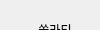
       <widget class="QWidget" name="page_25">
        <property name="geometry">
         <rect>
          <x>0</x>
          <y>0</y>
          <width>100</width>
          <height>30</height>
         </rect>
        </property>
        <attribute name="label">
         <string>상용</string>
        </attribute>
        <widget class="QToolButton" name="HD_car_22">
         <property name="geometry">
          <rect>
           <x>230</x>
           <y>70</y>
           <width>90</width>
           <height>60</height>
          </rect>
         </property>
         <property name="text">
          <string>마이티</string>
         </property>
         <property name="icon">
          <iconset>
           <normaloff>../../Desktop/QT/qqq/마이티.png</normaloff>../../Desktop/QT/qqq/마이티.png</iconset>
         </property>
         <property name="iconSize">
          <size>
           <width>80</width>
           <height>50</height>
          </size>
         </property>
         <property name="checkable">
          <bool>true</bool>
         </property>
         <property name="toolButtonStyle">
          <enum>Qt::ToolButtonTextUnderIcon</enum>
         </property>
         <property name="autoRaise">
          <bool>true</bool>
         </property>
         <attribute name="buttonGroup">
          <string notr="true">car_info_Group</string>
         </attribute>
        </widget>
        <widget class="QToolButton" name="HD_car_20">
         <property name="geometry">
          <rect>
           <x>10</x>
           <y>70</y>
           <width>90</width>
           <height>60</height>
          </rect>
         </property>
         <property name="text">
          <string>포터2</string>
         </property>
         <property name="icon">
          <iconset>
           <normaloff>../../Desktop/QT/qqq/포터2.png</normaloff>../../Desktop/QT/qqq/포터2.png</iconset>
         </property>
         <property name="iconSize">
          <size>
           <width>80</width>
           <height>50</height>
          </size>
         </property>
         <property name="checkable">
          <bool>true</bool>
         </property>
         <property name="toolButtonStyle">
          <enum>Qt::ToolButtonTextUnderIcon</enum>
         </property>
         <property name="autoRaise">
          <bool>true</bool>
         </property>
         <attribute name="buttonGroup">
          <string notr="true">car_info_Group</string>
         </attribute>
        </widget>
        <widget class="QToolButton" name="HD_car_18">
         <property name="geometry">
          <rect>
           <x>230</x>
           <y>0</y>
           <width>90</width>
           <height>60</height>
          </rect>
         </property>
         <property name="text">
          <string>카운티 일렉트릭</string>
         </property>
         <property name="icon">
          <iconset>
           <normaloff>../../Desktop/QT/qqq/카운티 일렉트릭.png</normaloff>../../Desktop/QT/qqq/카운티 일렉트릭.png</iconset>
         </property>
         <property name="iconSize">
          <size>
           <width>80</width>
           <height>50</height>
          </size>
         </property>
         <property name="checkable">
          <bool>true</bool>
         </property>
         <property name="toolButtonStyle">
          <enum>Qt::ToolButtonTextUnderIcon</enum>
         </property>
         <property name="autoRaise">
          <bool>true</bool>
         </property>
         <attribute name="buttonGroup">
          <string notr="true">car_info_Group</string>
         </attribute>
        </widget>
        <widget class="QToolButton" name="HD_car_17">
         <property name="geometry">
          <rect>
           <x>120</x>
           <y>0</y>
           <width>90</width>
           <height>60</height>
          </rect>
         </property>
         <property name="text">
          <string>카운티</string>
         </property>
         <property name="icon">
          <iconset>
           <normaloff>../../Desktop/QT/qqq/카운티.png</normaloff>../../Desktop/QT/qqq/카운티.png</iconset>
         </property>
         <property name="iconSize">
          <size>
           <width>80</width>
           <height>50</height>
          </size>
         </property>
         <property name="checkable">
          <bool>true</bool>
         </property>
         <property name="toolButtonStyle">
          <enum>Qt::ToolButtonTextUnderIcon</enum>
         </property>
         <property name="autoRaise">
          <bool>true</bool>
         </property>
         <attribute name="buttonGroup">
          <string notr="true">car_info_Group</string>
         </attribute>
        </widget>
        <widget class="QToolButton" name="HD_car_16">
         <property name="geometry">
          <rect>
           <x>10</x>
           <y>0</y>
           <width>90</width>
           <height>60</height>
          </rect>
         </property>
         <property name="text">
          <string>쏠라티</string>
         </property>
         <property name="icon">
          <iconset>
           <normaloff>../../Desktop/QT/qqq/쏠라티.png</normaloff>../../Desktop/QT/qqq/쏠라티.png</iconset>
         </property>
         <property name="iconSize">
          <size>
           <width>80</width>
           <height>50</height>
          </size>
         </property>
         <property name="checkable">
          <bool>true</bool>
         </property>
         <property name="toolButtonStyle">
          <enum>Qt::ToolButtonTextUnderIcon</enum>
         </property>
         <property name="autoRaise">
          <bool>true</bool>
         </property>
         <attribute name="buttonGroup">
          <string notr="true">car_info_Group</string>
         </attribute>
        </widget>
        <widget class="QToolButton" name="HD_car_19">
         <property name="geometry">
          <rect>
           <x>340</x>
           <y>0</y>
           <width>90</width>
           <height>60</height>
          </rect>
         </property>
         <property name="text">
          <string>싼타크루즈</string>
         </property>
         <property name="icon">
          <iconset>
           <normaloff>../../Desktop/QT/qqq/싼타크루즈.png</normaloff>../../Desktop/QT/qqq/싼타크루즈.png</iconset>
         </property>
         <property name="iconSize">
          <size>
           <width>80</width>
           <height>50</height>
          </size>
         </property>
         <property name="checkable">
          <bool>true</bool>
         </property>
         <property name="toolButtonStyle">
          <enum>Qt::ToolButtonTextUnderIcon</enum>
         </property>
         <property name="autoRaise">
          <bool>true</bool>
         </property>
         <attribute name="buttonGroup">
          <string notr="true">car_info_Group</string>
         </attribute>
        </widget>
        <widget class="QToolButton" name="HD_car_23">
         <property name="geometry">
          <rect>
           <x>340</x>
           <y>70</y>
           <width>90</width>
           <height>60</height>
          </rect>
         </property>
         <property name="text">
          <string>파비스</string>
         </property>
         <property name="icon">
          <iconset>
           <normaloff>../../Desktop/QT/qqq/파비스.png</normaloff>../../Desktop/QT/qqq/파비스.png</iconset>
         </property>
         <property name="iconSize">
          <size>
           <width>80</width>
           <height>50</height>
          </size>
         </property>
         <property name="checkable">
          <bool>true</bool>
         </property>
         <property name="toolButtonStyle">
          <enum>Qt::ToolButtonTextUnderIcon</enum>
         </property>
         <property name="autoRaise">
          <bool>true</bool>
         </property>
         <attribute name="buttonGroup">
          <string notr="true">car_info_Group</string>
         </attribute>
        </widget>
        <widget class="QToolButton" name="HD_car_21">
         <property name="geometry">
          <rect>
           <x>120</x>
           <y>70</y>
           <width>90</width>
           <height>60</height>
          </rect>
         </property>
         <property name="text">
          <string>포터2 일렉트릭</string>
         </property>
         <property name="icon">
          <iconset>
           <normaloff>../../Desktop/QT/qqq/포터2 일렉트릭.png</normaloff>../../Desktop/QT/qqq/포터2 일렉트릭.png</iconset>
         </property>
         <property name="iconSize">
          <size>
           <width>80</width>
           <height>80</height>
          </size>
         </property>
         <property name="checkable">
          <bool>true</bool>
         </property>
         <property name="toolButtonStyle">
          <enum>Qt::ToolButtonTextUnderIcon</enum>
         </property>
         <property name="autoRaise">
          <bool>true</bool>
         </property>
         <attribute name="buttonGroup">
          <string notr="true">car_info_Group</string>
         </attribute>
        </widget>
       </widget>
